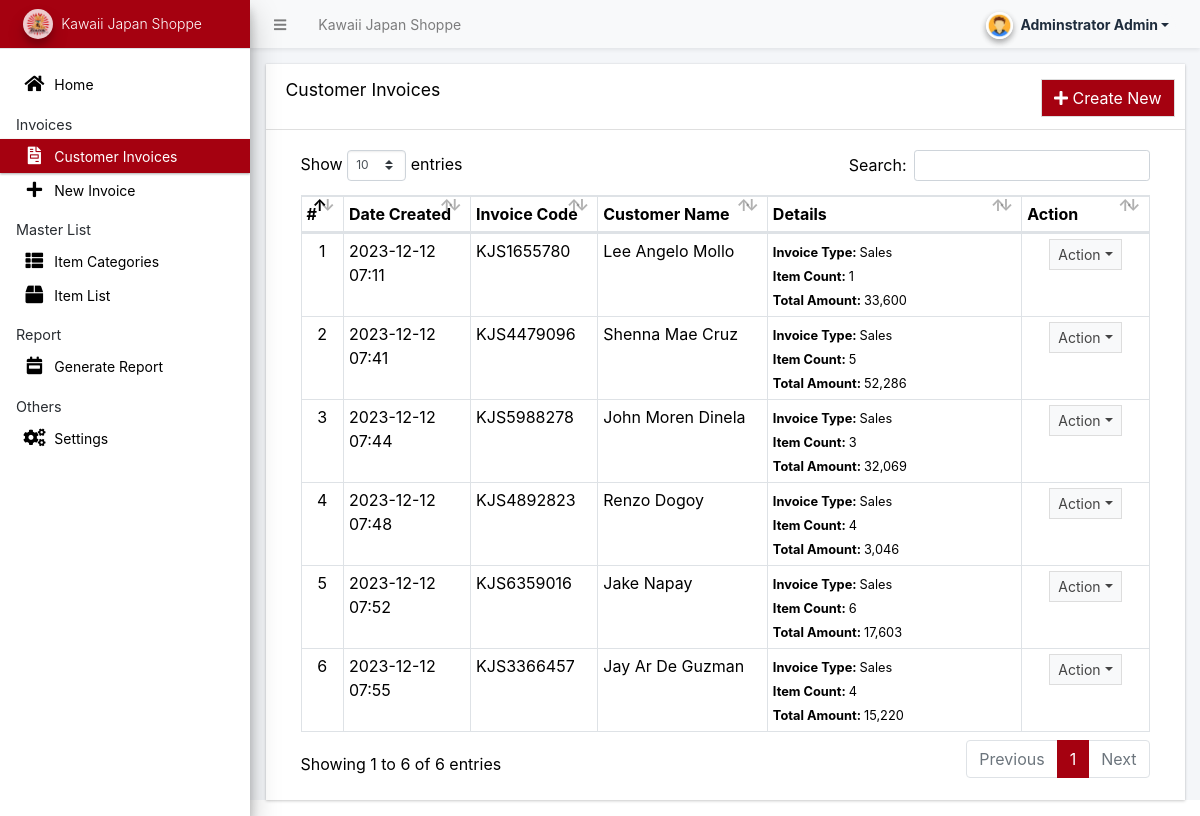
The app's page /admin/?page=invoice (signed in) with its own data.
### tables this page shows
CREATE TABLE `invoice_list` (
  `id` int(30) NOT NULL,
  `invoice_code` varchar(100) NOT NULL,
  `customer_name` text NOT NULL,
  `type` tinyint(1) DEFAULT NULL,
  `sub_total` float NOT NULL,
  `tax_rate` float NOT NULL,
  `total_amount` float NOT NULL,
  `remarks` text NOT NULL,
  `date_created` datetime NOT NULL DEFAULT current_timestamp(),
  `date_updated` datetime DEFAULT NULL ON UPDATE current_timestamp()
);

### admin/invoice/index.php (the view, shortened to what this page needs)
<div class="card card-outline rounded-0 card-maroon">
	<div class="card-header">
		<h3 class="card-title">Customer Invoices</h3>
		<div class="card-tools">
			<a href="./?page=invoice/manage" class="btn btn-flat btn-default bg-maroon"><span class="fas fa-plus"></span>  Create New</a>
		</div>
	</div>
	<div class="card-body">
		<div class="container-fluid">
        <div class="container-fluid">
			<table class="table table-bordered table-stripped">
				<colgroup>
					<col width="5%">
					<col width="15%">
					<col width="15%">
					<col width="20%">
					<col width="30%">
					<col width="15%">
				</colgroup>
				<thead>
					<tr>
						<th>#</th>
						<th>Date Created</th>
						<th>Invoice Code</th>
						<th>Customer Name</th>
						<th>Details</th>
						<th>Action</th>
					</tr>
				</thead>
				<tbody>
					<?php
					$i = 1;
						$qry = $conn->query("SELECT * from `invoice_list`  order by date(date_created) desc ");
						while($row = $qry->fetch_assoc()):
                            $row['remarks'] = strip_tags(stripslashes(html_entity_decode($row['remarks'])));
							$items = $conn->query("SELECT * FROM invoices_items where invoice_id = {$row['id']} ")->num_rows;
					?>
						<tr>
							<td class="text-center"><?php echo $i++; ?></td>
							<td><?php echo date("Y-m-d H:i",strtotime($row['date_created'])) ?></td>
							<td><?php echo $row['invoice_code'] ?></td>
							<td><?php echo $row['customer_name'] ?></td>
							<td>
								<p class="m-0"><small><b>Invoice Type: </b><?php echo $row['type'] == 1 ? "Sales":"Service" ?></small></p>
								<p class="m-0"><small><b>Item Count: </b> <?php echo number_format($items) ?></small></p>
								<p class="m-0"><small><b>Total Amount: </b><?php echo number_format($row['total_amount']) ?></small></p>
							</td>
							<td align="center">
								 <button type="button" class="btn btn-flat btn-default btn-sm dropdown-toggle dropdown-icon" data-toggle="dropdown">
				                  		Action
				                  </button>
							</td>
						</tr>
					<?php endwhile; ?>
				</tbody>
			</table>
		</div>
		</div>
	</div>
</div>

### records on screen
invoice_list: date_created "2023-12-12 07:11", invoice_code "KJS1655780", customer_name "Lee Angelo Mollo", type "Sales", items "1", total_amount "33,600"
invoice_list: date_created "2023-12-12 07:41", invoice_code "KJS4479096", customer_name "Shenna Mae Cruz", type "Sales", items "5", total_amount "52,286"
invoice_list: date_created "2023-12-12 07:44", invoice_code "KJS5988278", customer_name "John Moren Dinela", type "Sales", items "3", total_amount "32,069"
invoice_list: date_created "2023-12-12 07:48", invoice_code "KJS4892823", customer_name "Renzo Dogoy", type "Sales", items "4", total_amount "3,046"
invoice_list: date_created "2023-12-12 07:52", invoice_code "KJS6359016", customer_name "Jake Napay", type "Sales", items "6", total_amount "17,603"
invoice_list: date_created "2023-12-12 07:55", invoice_code "KJS3366457", customer_name "Jay Ar De Guzman", type "Sales", items "4", total_amount "15,220"

### other values on screen
$_settings->info('name') "Kawaii Japan Shoppe"
$_settings->userdata('firstname').' '.$_settings->userdata('lastname') "Adminstrator Admin"
$_settings->info('short_name') "Kawaii Japan Shoppe"
